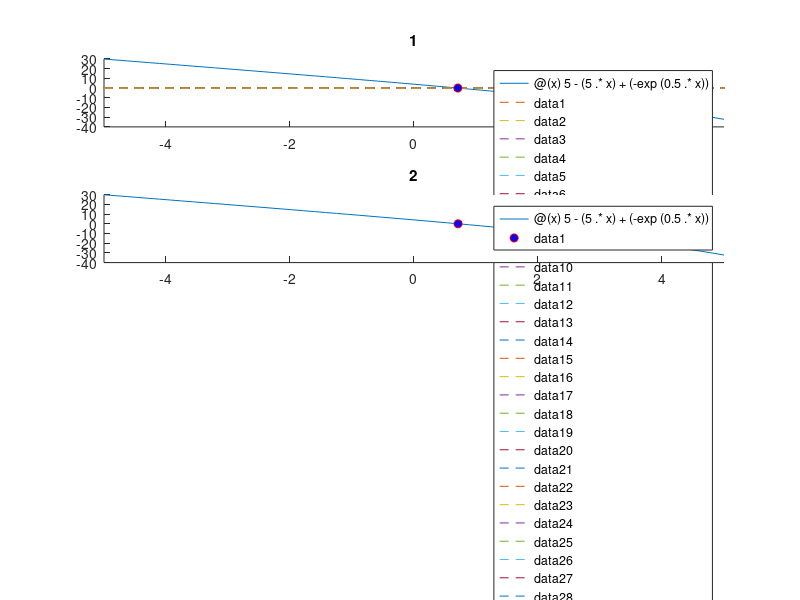

Recreate this plot in MATLAB. (Note: this script raises an error after producing the figure.)
clf;
%-------------------1-------------------%
f = @(x) 5-(5.*x)+(-exp(0.5.*x));
subplot(4,1,1);
hold on;
fplot(f);
title('1') 
plot(linspace(-10,10,100), zeros(100), '--');
x = 0.707071; 
plot(x, f(x), 'or', 'MarkerFaceColor', 'b'); 

%-------------------2-------------------%
f = @(x) 5-(5.*x)+(-exp(0.5.*x));
es = 2;
xi = 0;
xu = 2;
xo = xi;
count = 0   ;
ea = 100;
while ea>es
    xm = (xi+xu)/2;
    %fprintf("%f, %f, %f\n", f(xi), f(xu), f(xm));
    if f(xu)*f(xm) > 0
        xu = xm;
    elseif f(xi)*f(xm) > 0
        xi = xm;
    end 
    ea = 100 * abs((xm-xo)/xm);
    count = count + 1;
    xo = xm;
    %fprintf("%f, %f, %f, %f, %f, %f, %f\n",xi, xu, xo, f(xi), f(xu), f(xo), ea)
end

subplot(4,1,2);
hold on;
title('2')
fplot(f)
plot(xm, f(xm), 'or', 'MarkerFaceColor', 'b');


%-------------------3-------------------%
f = @(x) 5-(5.*x)+(-exp(0.5.*x));
xn = 1;
x_old = 100;
count = 0;
error = 2;
syms x;
f_div = matlabFunction(diff(f(x))); 
while abs(x_old-xn)/xn * 100 > error 
    x_old = xn;
    xn = xn - (f(xn))/(f_div(xn));
    count = count + 1;
end
subplot(4,1,3);
hold on;
title('3')
fplot(f); 
plot(xn, f(xn), 'or', 'MarkerFaceColor', 'b');


%-------------------4-------------------%
f = @(x) 5-(5.*x)+(-exp(0.5.*x));
total_iteration = 10; 
bisection_error = [];
newton_error =[];

xi = 0;
xu = 2;
xo = xi;
count = 0;
while count < total_iteration+1
    xm = (xi+xu)/2;
    if f(xu)*f(xm) > 0
        xu = xm;
    elseif f(xi)*f(xm) > 0
        xi = xm;
    end 
    error = 100 * abs((xm-xo)/xm);
    bisection_error = [bisection_error error];
    count = count + 1;
    xo = xm;
end
bisection_error(1) = [];

xn = 1;
x_old = 100;
count = 0;
syms x;
f_div = matlabFunction(diff(f(x))); 
while count < total_iteration
    x_old = xn;
    xn = xn - (f(xn))/(f_div(xn));
    error = 100 * abs((xn-x_old)/xn);
    newton_error = [newton_error error];
    count = count + 1;
end
newton_error = [100 newton_error];
newton_error(end) = [];

subplot(4,1,4);
title('4')
hold on;
grid on;
plot(linspace(1, total_iteration, max(size(bisection_error))), bisection_error);
plot(linspace(1, total_iteration, max(size(newton_error))), newton_error);
legend('Bisection Method','Newton-Raphson Method');
xlabel('Iteration');
ylabel('Relative Errors');
